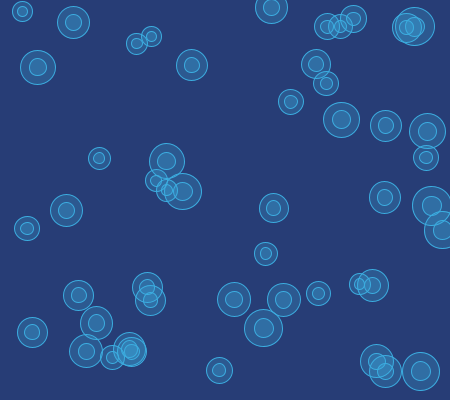
Frame 1 (no input)
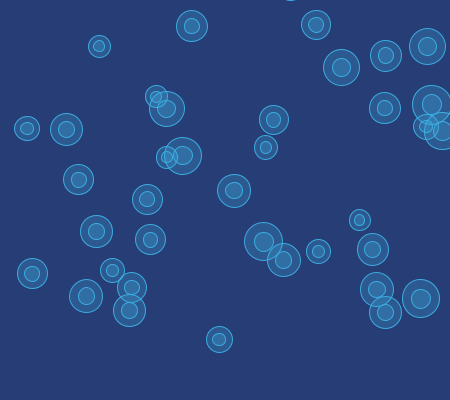
Frame 60 (the mouse pressed at the canvas centre just before this capture)
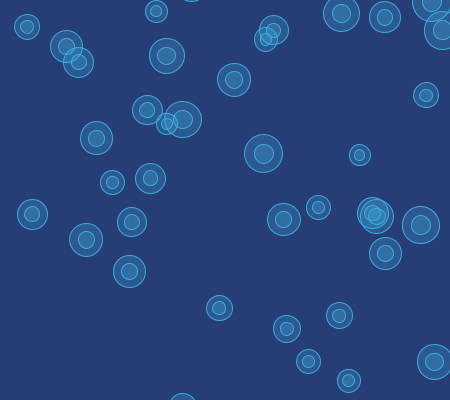
Frame 120 (the mouse held since frame 60 and released just before this capture)

The Processing sketch that drew these frames (run headless with seeded random() and noise(); from frame 60 on, the mouse is pressed at the canvas centre):

// Processing sketch: processing_28431
// ── processing_28431.pde

int numBubbles = 50;
Bubble[] bubbles;

void setup()
{
    size(450, 400);
    
    bubbles = new Bubble[numBubbles];
    for (int i = 0; i < numBubbles; i++) {
        bubbles[i] = new Bubble();
    }
}

void draw()
{
    background(39, 61, 118);
    smooth();
    
    for (int i = 0; i < bubbles.length; i++) {
        bubbles[i].update();
        bubbles[i].render();
        if ( bubbles[i].loc.y < -50) {
            bubbles[i].reset();
        }
    }
}
        
class Bubble
{
    PVector loc;
    float   speed;
    float   radius;
    
    Bubble()
    {
        loc = new PVector( random(width), random(height) );
        speed = random(0.5, 2);
        radius = random( 5, 10 );
    }
    
    void update()
    {
        loc.y -= speed;
    }
    
    void render()
    {
        stroke(59, 173, 224);
        fill(59, 173, 224, 64);
        for (int i = 1; i < 3; i++) {
            ellipse( loc.x, loc.y, i * radius * 2, i * radius * 2 ); 
        }
    }
    
    void reset()
    {
        loc.x = random(width);
        loc.y = height + 50;
        speed = random(0.5, 2);
        radius = random( 5, 10 );
    }
    
}
